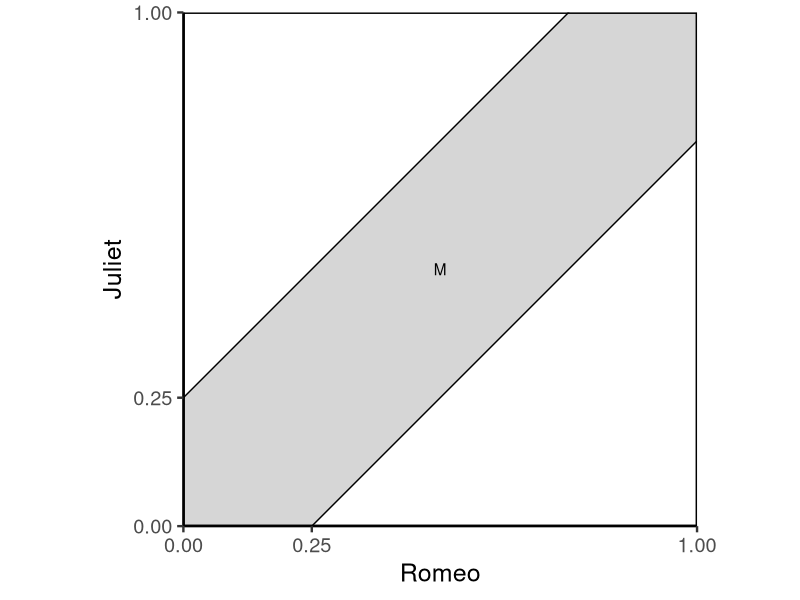

R code for this plot:
## ---- chunk 1
knitr::opts_chunk$set(cache = TRUE,
                      message = FALSE,
                      warning = FALSE,
                      echo = FALSE)

library(tidyverse)
library(patchwork)

options(digits = 3)
set.seed(1234)
theme_set(theme_minimal(base_size = 18))
## ---- chunk 2
data_frame(x = seq(from = 0, to = 1, by = 0.001),
           ylow = -.25 + x,
           yhigh = .25 + x) %>%
  ggplot(aes(x = x)) +
  geom_line(aes(y = ylow)) +
  geom_line(aes(y = yhigh)) +
  geom_ribbon(aes(ymin = ylow, ymax = yhigh), alpha = .2) +
  annotate(geom = "text", x = .5, y = .5, label = "M") +
  scale_x_continuous(breaks = c(0, .25, 1)) +
  scale_y_continuous(breaks = c(0, .25, 1)) +
  coord_fixed(xlim = c(0, 1),
              ylim = c(0, 1),
              expand = FALSE) +
  labs(x = "Romeo",
       y = "Juliet") +
  theme_classic(base_size = 18) +
  theme(panel.border = element_rect(color = "black", fill = NA, size = 1))
